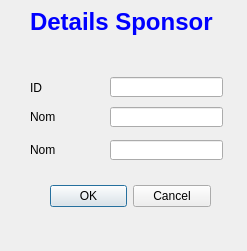
<?xml version="1.0" encoding="UTF-8"?>
<ui version="4.0">
 <class>add_sponsor</class>
 <widget class="QDialog" name="add_sponsor">
  <property name="geometry">
   <rect>
    <x>0</x>
    <y>0</y>
    <width>247</width>
    <height>251</height>
   </rect>
  </property>
  <property name="windowTitle">
   <string>Dialog</string>
  </property>
  <widget class="QDialogButtonBox" name="buttonBox">
   <property name="geometry">
    <rect>
     <x>50</x>
     <y>180</y>
     <width>161</width>
     <height>32</height>
    </rect>
   </property>
   <property name="orientation">
    <enum>Qt::Horizontal</enum>
   </property>
   <property name="standardButtons">
    <set>QDialogButtonBox::Cancel|QDialogButtonBox::Ok</set>
   </property>
  </widget>
  <widget class="QLabel" name="label">
   <property name="geometry">
    <rect>
     <x>30</x>
     <y>-3</y>
     <width>191</width>
     <height>51</height>
    </rect>
   </property>
   <property name="text">
    <string>&lt;html&gt;&lt;head/&gt;&lt;body&gt;&lt;p&gt;&lt;span style=&quot; font-size:18pt; font-weight:600; color:#0000ff;&quot;&gt;Details Sponsor&lt;/span&gt;&lt;/p&gt;&lt;/body&gt;&lt;/html&gt;</string>
   </property>
  </widget>
  <widget class="QLineEdit" name="id">
   <property name="geometry">
    <rect>
     <x>110</x>
     <y>77</y>
     <width>113</width>
     <height>20</height>
    </rect>
   </property>
  </widget>
  <widget class="QLineEdit" name="nom">
   <property name="geometry">
    <rect>
     <x>110</x>
     <y>107</y>
     <width>113</width>
     <height>20</height>
    </rect>
   </property>
  </widget>
  <widget class="QLabel" name="label_2">
   <property name="geometry">
    <rect>
     <x>30</x>
     <y>81</y>
     <width>47</width>
     <height>14</height>
    </rect>
   </property>
   <property name="text">
    <string>ID</string>
   </property>
  </widget>
  <widget class="QLabel" name="label_3">
   <property name="geometry">
    <rect>
     <x>30</x>
     <y>110</y>
     <width>47</width>
     <height>14</height>
    </rect>
   </property>
   <property name="text">
    <string>Nom</string>
   </property>
  </widget>
  <widget class="QLabel" name="label_4">
   <property name="geometry">
    <rect>
     <x>30</x>
     <y>143</y>
     <width>47</width>
     <height>14</height>
    </rect>
   </property>
   <property name="text">
    <string>Nom</string>
   </property>
  </widget>
  <widget class="QLineEdit" name="prenom">
   <property name="geometry">
    <rect>
     <x>110</x>
     <y>140</y>
     <width>113</width>
     <height>20</height>
    </rect>
   </property>
  </widget>
 </widget>
 <resources/>
 <connections>
  <connection>
   <sender>buttonBox</sender>
   <signal>accepted()</signal>
   <receiver>add_sponsor</receiver>
   <slot>accept()</slot>
   <hints>
    <hint type="sourcelabel">
     <x>248</x>
     <y>254</y>
    </hint>
    <hint type="destinationlabel">
     <x>157</x>
     <y>274</y>
    </hint>
   </hints>
  </connection>
  <connection>
   <sender>buttonBox</sender>
   <signal>rejected()</signal>
   <receiver>add_sponsor</receiver>
   <slot>reject()</slot>
   <hints>
    <hint type="sourcelabel">
     <x>316</x>
     <y>260</y>
    </hint>
    <hint type="destinationlabel">
     <x>286</x>
     <y>274</y>
    </hint>
   </hints>
  </connection>
 </connections>
</ui>
